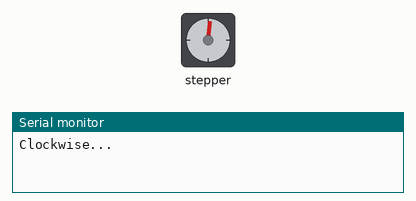
Bench run of a sketch on a simulated Arduino Uno, built with avr-gcc and run on an emulated ATmega328P. Parts: stepper motor, the last lines printed to the serial monitor. Stepper angles assume 200 steps per turn.

Above: at 0.05 s.
At 0.95 s:
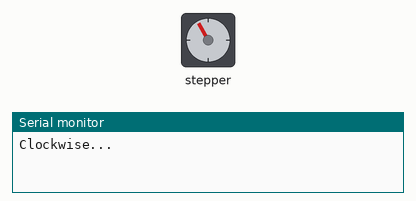
At 1.7 s:
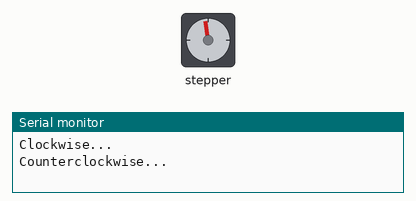
At 2.5 s:
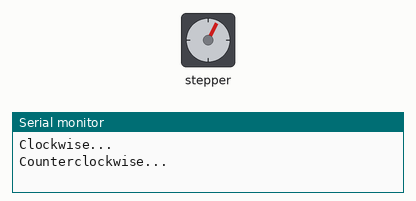
Timing chart, 0 to 6.9 s (numbered marks = the images above):
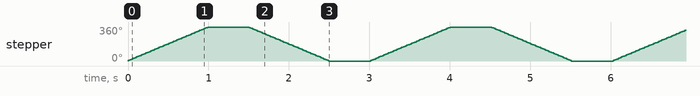

Measured:
- by itself, stepper: turns 360° clockwise in 0.99 s, then 360° counter-clockwise in 0.99 s, repeating every 3.0 s

The sketch:

Practice9.2_Stepper_Motor_Include_Library.ino
```cpp
/*
 Created 11 Mar. 2007
 Modified 30 Nov. 2009
 by Tom Igoe
*/
#include <Stepper.h>

// Change this to fit the number of steps per revolution for your motor
const int stepsPerRevolution = 200;

// Initialize the stepper library on pins 1 through 4
Stepper myStepper(stepsPerRevolution, 1, 2, 3, 4);


void setup() {
  // Set the speed at 60 rpm
  myStepper.setSpeed(60);
  // Initialize the serial port
  Serial.begin(9600);
}

void loop() {
  // Step one revolution in one direction
  Serial.println("Clockwise...");
  myStepper.step(stepsPerRevolution);
  delay(500);

  // Step one revolution in the other direction
  Serial.println("Counterclockwise...");
  myStepper.step(-stepsPerRevolution);
  delay(500);
}
```
